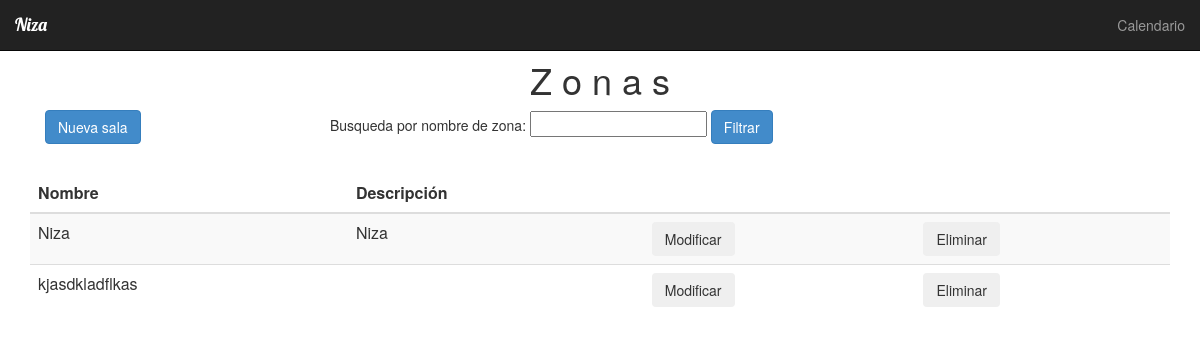
The app's page /paginas/abm_zonas/mostrar_zona.php with its own data.
### tables this page shows
CREATE TABLE `zonas` (
  `id_zona` int(10) NOT NULL,
  `nombre_zona` varchar(250) NOT NULL,
  `descripcion` varchar(250) NOT NULL
);

### paginas/abm_zonas/lista_zonas.php (the view)
<?php
if(isset($_POST['busqueda']) && $_POST['busqueda']<>''){
  $nom=$_POST['busqueda'];
    $query="SELECT id_zona, nombre_zona, descripcion
    FROM zonas where nombre_zona like '$nom%'";
}
else{
  $query="SELECT id_zona, nombre_zona, descripcion
  FROM zonas";
}
$resultado_lista=$mysqli->query($query);
 ?>
<div class="container">
<center><h1>Z o n a s</h1></center>
  <form class="form form-inline" role="form" action="" method="post">
    <div class="form-group col-md-3">
            <button type="button" class="btn btn-primary"
            data-toggle="modal" data-target="#nueva_zona">
              Nueva sala
            </button>
    </div>
    <div class="form-group form-group-justified col-md-9">
        <p> Busqueda por nombre de zona:
        <input type="text" name="busqueda">
        <button type="submit" class="btn btn-primary" name="busqueda_zona">Filtrar</button></p>
    </div>
  </form>
</div>
<br>
<div class="container">
  <div class="table-hover table-responsive">
    <table class="table table-striped">
      <thead class="thead-dark">
        <tr>
          <th scope="col"><b>Nombre</b></th>
          <th scope="col"><b>Descripción</b></th>
          <th scope="col"><b></b></th>
          <th scope="col"><b></b></th>
        </tr>
      </thead>
        <tbody>
          <?php while($row=$resultado_lista->fetch_assoc()){ ?>
            <tr>
              <td>
                <?php echo $row['nombre_zona'];?>
              </td>
              <td>
                <?php echo $row['descripcion'];?>
              </td>
              <td>
                  <button type="button" class="btn btn-secondary"
                  data-toggle="modal" data-target="#modificar"
                  onclick="return llenarSala(<?php echo $row['id_zona'];?>,'<?php echo $row['nombre_zona'];?>', '<?php echo $row['descripcion'];?>')">
                    Modificar
                  </button>
              </td>
              <td>
                  <button type="button" class="btn btn-secondary"
                  data-toggle="modal" data-target="#eliminar"
                  onclick="return llenarSala(<?php echo $row['id_zona'];?>,'<?php echo $row['nombre_zona'];?>')">
                    Eliminar
                  </button>
              </td>
            </tr>
          <?php } ?>
        </tbody>
    </table>
  </div>
</div>

### records on screen
zonas: nombre_zona "Niza", descripcion "Niza"
zonas: nombre_zona "kjasdkladflkas"
